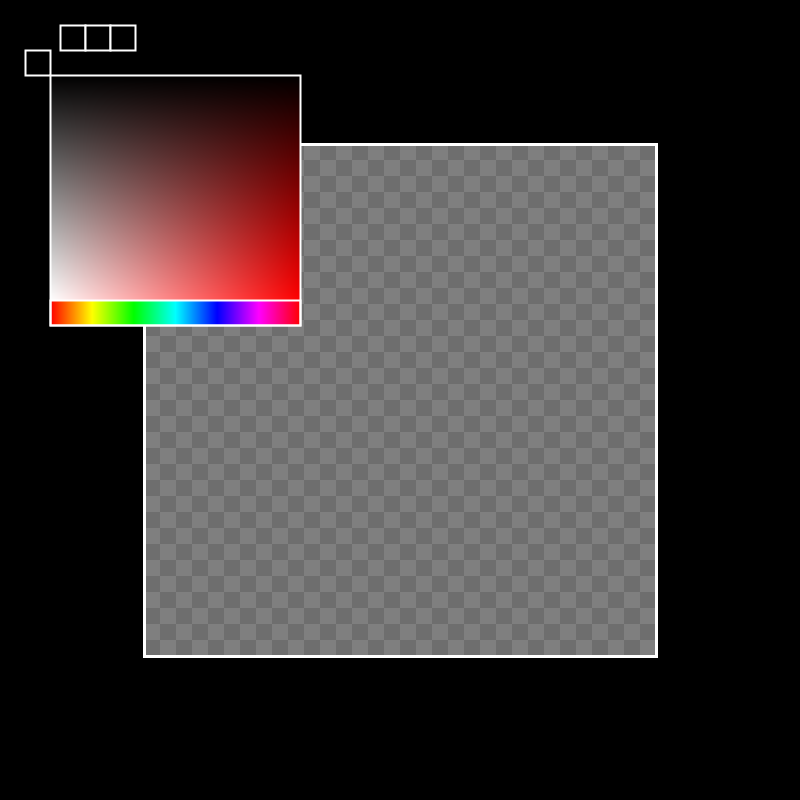
Frame 1 (no input)
Frame 60 (the mouse pressed at the canvas centre just before this capture): identical to frame 1, image omitted
Frame 120 (the mouse held since frame 60 and released just before this capture): identical to frame 1, image omitted

The Processing sketch that drew this single still picture (run headless with seeded random() and noise(); from frame 60 on, the mouse is pressed at the canvas centre):

// Processing sketch: PixelBones
// ── PixelBones.pde
import java.util.Map;

//Camera
PVector cameraPos = new PVector(0, 0);
int scaling = 16; //Scaling of pixels (zoom)
PVector scaleBounds = new PVector(8, 128); //Min, max of scaling/zoom

//Pixels (Drawing mode)
HashMap<PVector, Integer> allPixels = new HashMap<PVector, Integer>(); //Store drawn pixels
IntList artPalette = new IntList(); //Store colours that have been used on canvas

//Art settings
PVector artSize = new PVector(32, 32); //Size of the workspace to draw on
color currDrawColour = color(0); //Current drawing colour

//Bones (Rigging mode)
ArrayList<Bone> bones = new ArrayList<Bone>();
float boneNodeSize = 0.25;

//UI
ArrayList<UI> persistantUI = new ArrayList<UI>();
ArrayList<UI> drawingUI = new ArrayList<UI>();
ArrayList<UI> riggingUI = new ArrayList<UI>();
ArrayList<UI> posingUI = new ArrayList<UI>();

ArrayList<UI> currUI = new ArrayList<UI>();

//Game state
Mode currMode = Mode.DRAWING;
RiggingTool currRiggingTool = RiggingTool.MODIFYING;

enum Mode {
  DRAWING, RIGGING, POSING
}

enum RiggingTool {
  MODIFYING /*Adding, removing, moving*/, LINKING /*Connecting bones together*/, ASSIGNING /*Assigning pixels to bones*/
}

void setup() {
  size(800, 800);
  surface.setTitle("PixelBones");

  LoadUI();
  SetMode(Mode.DRAWING);

  ResetCamera();
}

void LoadUI() {
  drawingUI.add(new ColourButton(new Rect(new PVector(25, 50), new PVector(25, 25)), color(0)));
  drawingUI.add(new ColourPicker(new Rect(new PVector(50, 75), new PVector(250, 250))));

  persistantUI.add(new ModeButton(new Rect(new PVector(60, 25), new PVector(25, 25)), Mode.DRAWING));
  persistantUI.add(new ModeButton(new Rect(new PVector(85, 25), new PVector(25, 25)), Mode.RIGGING));
  persistantUI.add(new ModeButton(new Rect(new PVector(110, 25), new PVector(25, 25)), Mode.POSING));
}

void ResetCamera() {
  scaling = 16;
  cameraPos = new PVector((width/2) - (artSize.x * scaling/2), (height/2) - (artSize.y * scaling/2));
  unscaledCameraPos = cameraPos;
  lastDragPos = new PVector(width/2, height/2);
}

void draw() {
  background(0);
  DrawGrid(scaling);

  switch(currMode) {
  case DRAWING:
    //Change colours
    //Pick brushes
    //Draw on canvas
    PlotPixel();
    RemovePixel();
    DrawPixels();
    DrawArtPalette();
    //Swap layers
    break;
  case RIGGING:
    DrawPixels(0.5); //Draw pixels with 0.5 opacity
    EditBones();
    DrawBones();
    //Add/remove bones
    //Select pixels to assign to bone
    break;
  case POSING:
    //Move bones (and transform pixels) to pose model
    DrawPixels(0.5);
    DrawBones();
    break;
  }

  UpdateUI();
}

void DrawGrid(int gridScale) {
  noStroke();

  color gridCol = color(110);
  color gridColAlt = color(127);

  for (int x =0; x < artSize.x * scaling; x+= gridScale) {
    for (int y =0; y <  artSize.y * scaling; y += gridScale) {
      boolean xGrid = (x/gridScale) % 2 == 0;
      boolean yGrid = (y/gridScale) % 2 == 0;

      fill(xGrid != yGrid ? gridCol : gridColAlt);

      square(x + cameraPos.x, y + cameraPos.y, gridScale);
    }
  }

  stroke(255);
  strokeWeight(3);
  noFill();
  rect(cameraPos.x, cameraPos.y, artSize.x * scaling, artSize.y * scaling);
}

void UpdateUI() {
  for (UI uiElement : currUI) {
    uiElement.drawUIElement();

    if (uiElement.clicked()) {
      uiElement.onClick();
      return;
    }
    if (uiElement.dragging()) {
      uiElement.onDrag();
    }
  }
}

void PlotPixel() {
  if (mousePressed) {
    if (mouseButton == LEFT) {
      if (!OverUIElements(currUI.toArray(new UI[currUI.size()]))) {
        PVector pixelPos = new PVector(int((mouseX - cameraPos.x) / scaling), int((mouseY - cameraPos.y) / scaling));

        if (pixelPos.x >= 0 && pixelPos.y >= 0) { 
          if (pixelPos.x < artSize.x && pixelPos.y < artSize.y) {
            if (!allPixels.containsKey(pixelPos)) {
              //If pixel doesnt exist at location, add one
              allPixels.put(pixelPos, currDrawColour);
            } else {
              //Pixel does exist at location
              //See if colour is different
              if (currDrawColour != allPixels.get(pixelPos)) {
                //Colour is different. Update pixel color
                allPixels.replace(pixelPos, currDrawColour);
              }
            }

            if (!artPalette.hasValue(currDrawColour)) {
              artPalette.append(currDrawColour);
            }
          }
        }
      }
    }
  }
}

void RemovePixel() {
  if (mousePressed) {
    if (mouseButton == RIGHT) {
      PVector pixelPos = new PVector(int((mouseX - cameraPos.x) / scaling), int((mouseY - cameraPos.y) / scaling));
      if (allPixels.containsKey(pixelPos)) {
        color pixelCol = allPixels.get(pixelPos);
        allPixels.remove(pixelPos);

        //Remove colour from art palette if none are left
        boolean hasColour = false;
        for (Map.Entry<PVector, Integer> p : allPixels.entrySet()) {
          if (!hasColour) {
            if (p.getValue() == pixelCol) {
              hasColour = true;
            }
          }
        }

        if (!hasColour) {
          artPalette.removeValue(pixelCol);
        }
      }
    }
  }
}

void DrawPixels() {
  noStroke();
  for (Map.Entry<PVector, Integer> p : allPixels.entrySet()) {
    PVector drawPos = new PVector(p.getKey().x * scaling, p.getKey().y * scaling);
    fill(p.getValue());
    square(drawPos.x + cameraPos.x, drawPos.y + cameraPos.y, scaling);
  }
}

void DrawPixels(float a) {
  noStroke();
  for (Map.Entry<PVector, Integer> p : allPixels.entrySet()) {
    PVector drawPos = new PVector(p.getKey().x * scaling, p.getKey().y * scaling);
    color drawCol = p.getValue();
    //( (1-p)R1 + p*R2, (1-p)*G1 + p*G2, (1-p)*B1 + p*B2) | Fake transparency, gray underneath (127)
    drawCol = color((1-a) * red(drawCol) + (a * 127), (1-a) * green(drawCol) + (a * 127), ((1-a) * blue(drawCol)) + (a * 127));
    fill(drawCol);
    square(drawPos.x + cameraPos.x, drawPos.y + cameraPos.y, scaling);
  }
}

void DrawArtPalette() {
  int x = 0;
  int y = 0;
  for (int n =0; n < artPalette.size(); n++) {
    fill(artPalette.get(n));
    stroke(255);
    //square(25 + (x*25), 75 + (y * 25), 25);

    //Add palette button to UI
    PaletteButton pb = new PaletteButton(new Rect(new PVector(25 + (x*25), 100 + (y*25)), new PVector(25, 25)), artPalette.get(n));
    if (!currUI.contains(pb)) {
      currUI.add(pb);
    }

    x++;
    if (x >= 4) {
      x=0; 
      y++;
    }
  }
}

void SetDrawColour(color col) {
  currDrawColour = col;
}

boolean rightDown = false;
Bone startBone; 
void EditBones() {
  if (mousePressed) {
    PVector bonePos = new PVector((int)((mouseX - cameraPos.x) / scaling) + 0.5, (int)((mouseY - cameraPos.y) / scaling) + 0.5);
    if (mouseButton == LEFT) {
      if (keyPressed && key==CODED) {
        if (keyCode==CONTROL) {
          if (hasBoneAtPos(bonePos)) {
            println("Has bone");
            Bone boneAtPos = getBoneAtPos(bonePos);
            if (boneAtPos != null) {
              println("removed bone");
              bones.remove(boneAtPos);
            }
          }
        }
      } else {
        if (onCanvas(new PVector(mouseX, mouseY))) {
          if (!hasBoneAtPos(bonePos)) {
            println("added bone");
            bones.add(new Bone(bonePos));
          }
        }
      }
    }

    //Drag to connect bones
    if (mouseButton == RIGHT) {
      if (!rightDown) {
        if (hasBoneAtPos(bonePos)) {
          println("Got start bone");
          startBone = getBoneAtPos(bonePos);
          rightDown = true;
        }
      }
    }
  }
}

void DrawBones() {
  noStroke();
  for (Bone b : bones) {
    PVector boneDrawPos = new PVector(b.bonePos.x * scaling + cameraPos.x, b.bonePos.y * scaling + cameraPos.y);
    fill(255);
    if (b.connectedBones.size() > 0) {
      for (Bone cB : b.connectedBones) {
        PVector connDrawPos = new PVector(cB.bonePos.x * scaling + cameraPos.x, cB.bonePos.y * scaling + cameraPos.y);
        line(boneDrawPos.x, boneDrawPos.y, connDrawPos.x, connDrawPos.y);
      }
    }
    stroke(255);
    strokeWeight(1);
    fill(0, 255, 0);
    circle(boneDrawPos.x, boneDrawPos.y, boneNodeSize * scaling);
  }
}

void SetMode(Mode newMode) {
  currUI.clear();

  currUI.addAll(persistantUI);

  if (newMode == Mode.DRAWING) {
    currUI.addAll(drawingUI);
  }
  if (newMode == Mode.RIGGING) {
    currUI.addAll(riggingUI);
  }
  if (newMode == Mode.POSING) {
    currUI.addAll(posingUI);
  }

  currMode = newMode;
}

boolean onCanvas(PVector pos) {
  if (pos.x < artSize.x * scaling + cameraPos.x && pos.x > cameraPos.x) {
    if (pos.y < artSize.y *scaling + cameraPos.y && pos.y > cameraPos.y) {
      return true;
    }
  }
  return false;
}

boolean hasBoneAtPos(PVector pos) {
  for (Bone b : bones) {
    if (PVector.dist(b.bonePos, pos) < 1) {
      return true;
    }
  }
  return false;
}

Bone getBoneAtPos(PVector pos) {
  for (Bone b : bones) {
    if (PVector.dist(b.bonePos, pos) < 1) {
      return b;
    }
  }
  return null;
}

UI[] getUIType(Class<? extends UI> uiClass) {  
  ArrayList<UI> uiTypeList = new ArrayList<UI>();

  for (UI uiElement : currUI) {
    if (uiClass.isInstance(uiElement)) {
      uiTypeList.add(uiElement);
    }
  }

  return uiTypeList.toArray(new UI[uiTypeList.size()]);
}

boolean OverUIElements(UI[] uiElements) {
  boolean over = false;
  for (UI ui : uiElements) {
    if (ui.overUI()) {
      if (ui.active) {
        over = true;
      }
    }
  }
  return over;
}

void keyPressed() {
  if (key == 'f') {
    ResetCamera();
  }
}

PVector lastDragPos = new PVector(0, 0);
boolean dragging = false;
PVector unscaledCameraPos = new PVector(0, 0);
void mouseDragged() {
  if (mouseButton == CENTER) {
    if (!dragging) {
      lastDragPos = new PVector(mouseX, mouseY);
      dragging = true;
    }
  }

  if (dragging) {
    unscaledCameraPos = new PVector(unscaledCameraPos.x  + (mouseX - lastDragPos.x), unscaledCameraPos.y + ( mouseY - lastDragPos.y));
    cameraPos = new PVector(int(unscaledCameraPos.x / scaling) * scaling, int(unscaledCameraPos.y / scaling) * scaling);
    lastDragPos = new PVector(mouseX, mouseY);
  }
}

void mouseReleased() {
  if (mouseButton == CENTER) {
    dragging=false;
  }

  if (currMode == Mode.RIGGING) {
    PVector bonePos = new PVector((int)((mouseX - cameraPos.x) / scaling) + 0.5, (int)((mouseY - cameraPos.y) / scaling) + 0.5);
    if (mouseButton == RIGHT) {
      if (hasBoneAtPos(bonePos)) {
        println("Got end bone");
        //Create connection between bones
        Bone endBone = getBoneAtPos(bonePos);

        startBone.connectedBones.add(endBone);
        endBone.connectedBones.add(startBone);
      }
      rightDown = false;
    }
  }
}

void mouseWheel(MouseEvent event) {
  float e  = event.getCount();

  scaling += (e * 8); 
  scaling  = scaling < int(scaleBounds.x) ? int(scaleBounds.x) : scaling;
  scaling = scaling > int(scaleBounds.y) ? int(scaleBounds.y) : scaling;

  println(scaling);
}

public class Rect {
  PVector position;
  PVector scale;

  public Rect() {
    this.position = new PVector(0, 0);
    this.scale = new PVector(1, 1);
  }

  public Rect(PVector pos, PVector scl) {
    this.position = pos;
    this.scale = scl;
  }

  public boolean mouseOver() {
    if (mouseX > position.x && mouseX < position.x + scale.x) {
      if (mouseY > position.y && mouseY < position.y  +scale.y) {
        return true;
      }
    }
    return false;
  }
}

public class UI 
{
  Rect rect;
  boolean active = true;

  public boolean overUI() {
    if (active) {
      boolean over = false;
      if (mouseX < rect.position.x + rect.scale.x && mouseX > rect.position.x) {
        if (mouseY < rect.position.y + rect.scale.y && mouseY > rect.position.y) {
          over = true;
        }
      }
      return over;
    }
    return false;
  }

  boolean mouseDown = false;
  public boolean clicked() {
    if (overUI()) {
      if (mousePressed) { 
        if (mouseButton == LEFT) {
          mouseDown = true;
        }
      } else {
        if (mouseDown) {
          mouseDown = false;
          return true;
        }
      }
    }
    return false;
  }
  public boolean dragging() {
    if (overUI()) {
      if (mousePressed) { 
        if (mouseButton == LEFT) {
          return true;
        }
      }
    } 
    return false;
  }

  public void onClick() {
  }
  public void onDrag() {
  }

  public void drawUIElement() {
    if (active) {
      stroke(255);
      strokeWeight(2);
      fill(0);
      rect(rect.position.x, rect.position.y, rect.scale.x, rect.scale.y);
    }
  }
}

public class ModeButton extends UI {
  Mode changeMode;

  public ModeButton(Rect rect, Mode changeMode) {
    this.rect = rect;
    this.changeMode = changeMode;
  }

  public void onClick() {
    if (active) {
      println("Clicked mode button");
      SetMode(changeMode);
    }
  }
}

public class ColourButton extends UI {
  color buttonCol;

  public ColourButton(Rect rect, color buttonCol) 
  {
    this.rect = rect;
    this.buttonCol = buttonCol;
  }

  public void onClick() {
    if (active) {
      println("Clicked Colour Button");
      UI[] colourPickers = getUIType(ColourPicker.class);
      for (UI cpUI : colourPickers) {
        ColourPicker cp = (ColourPicker)cpUI;
        if (cp.active) {
          cp.Close();
        } else {
          cp.Open();
        }
      }
    }
  }

  public void drawUIElement() {
    stroke(255);
    strokeWeight(2);
    buttonCol = currDrawColour;
    fill(currDrawColour);
    rect(rect.position.x, rect.position.y, rect.scale.x, rect.scale.y);
  }
}

public class PaletteButton extends UI {
  color buttonCol;

  public PaletteButton(Rect rect, color buttonCol) 
  {
    this.rect = rect;
    this.buttonCol = buttonCol;
  }

  public void onClick() {
    if (active) {
      if (mouseX < rect.position.x + rect.scale.x && mouseX > rect.position.x) {
        if (mouseY < rect.position.y + (rect.scale.y * 0.9) && mouseY > rect.position.y) {
          println("Set new draw col " + buttonCol); 
          SetDrawColour(buttonCol);
        }
      }
    }
  }

  public void drawUIElement() {
    stroke(255);
    strokeWeight(2);
    fill(buttonCol);
    rect(rect.position.x, rect.position.y, rect.scale.x, rect.scale.y);
  }
}

public class ColourPicker extends UI {

  public ColourPicker(Rect rect) 
  {
    this.rect = rect;
  }

  public void onClick() {
    if (active) {
      println("Clicked colour picker");
      if (mouseX < rect.position.x + rect.scale.x && mouseX > rect.position.x) {
        if (mouseY < rect.position.y + (rect.scale.y * 0.9) && mouseY > rect.position.y) {
          color newCol = get(mouseX, mouseY);
          SetDrawColour(newCol);
        }
        if (mouseY < rect.position.y + rect.scale.y && mouseY > rect.position.y + (rect.scale.y * 0.9)) {
          PVector scaling = new PVector(255/rect.scale.x, 255/(rect.scale.y*0.9));
          h = mouseX * scaling.x - rect.position.x;
        }
      }
    }
  }

  public void onDrag() {
    if (active) {
      println("Clicked colour picker");
      if (mouseX < rect.position.x + rect.scale.x && mouseX > rect.position.x) {
        if (mouseY < rect.position.y + (rect.scale.y * 0.9) && mouseY > rect.position.y) {
          color newCol = get(mouseX, mouseY);
          SetDrawColour(newCol);
          UI[] colourButtons = getUIType(ColourButton.class);
          for (UI cbUI : colourButtons) {
            ColourButton cb = (ColourButton)cbUI;
            cb.buttonCol = newCol;
          }
        }
        if (mouseY < rect.position.y + rect.scale.y && mouseY > rect.position.y + (rect.scale.y * 0.9)) {
          PVector scaling = new PVector(255/rect.scale.x, 255/(rect.scale.y*0.9));
          h = mouseX * scaling.x - rect.position.x;
        }
      }
    }
  }

  public void Open() {
    active = true;
    drawUIElement();
  }
  public void Close() {
    active = false;
  }

  float h = 0;
  public void drawUIElement() {
    if (active) {
      PVector scaling = new PVector(255/rect.scale.x, 255/(rect.scale.y*0.9));
      noStroke();
      colorMode(HSB);
      for (int x = 1; x < rect.scale.x; x++) {
        fill(x*scaling.x, 255, 255);
        rect(x + rect.position.x, rect.position.y + (rect.scale.y  *0.9), 1, (rect.scale.y*0.1));
      }

      //Draw coloured pixels
      //Fade from black to white, top to bottom
      for (int x = 1; x < rect.scale.x; x++) {
        for (int y=1; y < rect.scale.y * 0.9; y++) {
          fill(h, x * scaling.x, y * scaling.y);
          square(rect.position.x + x, rect.position.y + y, 1);
        }
      }
      colorMode(RGB);

      stroke(255);
      strokeWeight(2);
      noFill();
      rect(rect.position.x, rect.position.y, rect.scale.x, rect.scale.y);
      rect(rect.position.x, rect.position.y  + (rect.scale.y * 0.9), rect.scale.x, rect.scale.y * 0.1);
    }
  }
}

public class Bone {
  PVector bonePos;
  ArrayList<PVector> assignedPixels = new ArrayList<PVector>();
  ArrayList<Bone> connectedBones = new ArrayList<Bone>();

  public Bone(PVector bonePos) {
    this.bonePos = bonePos;
  }
}
